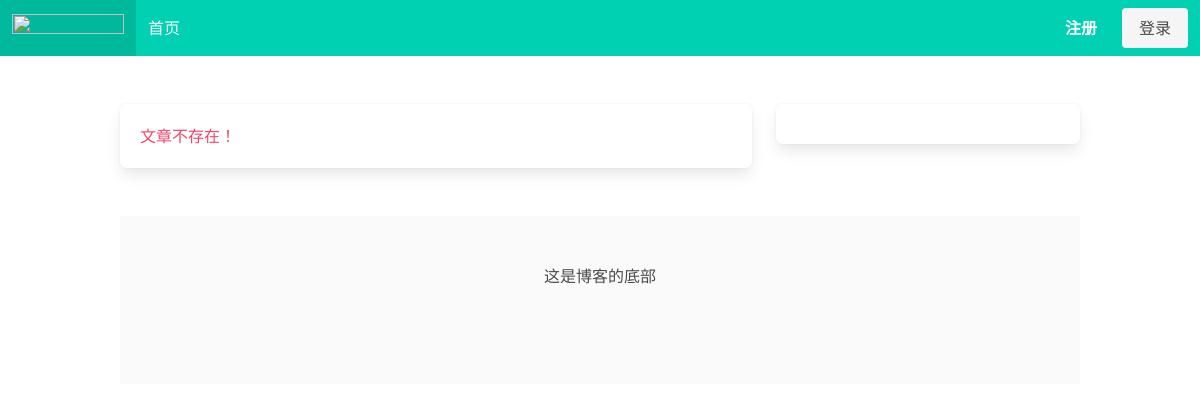
Before: / with the older database file.
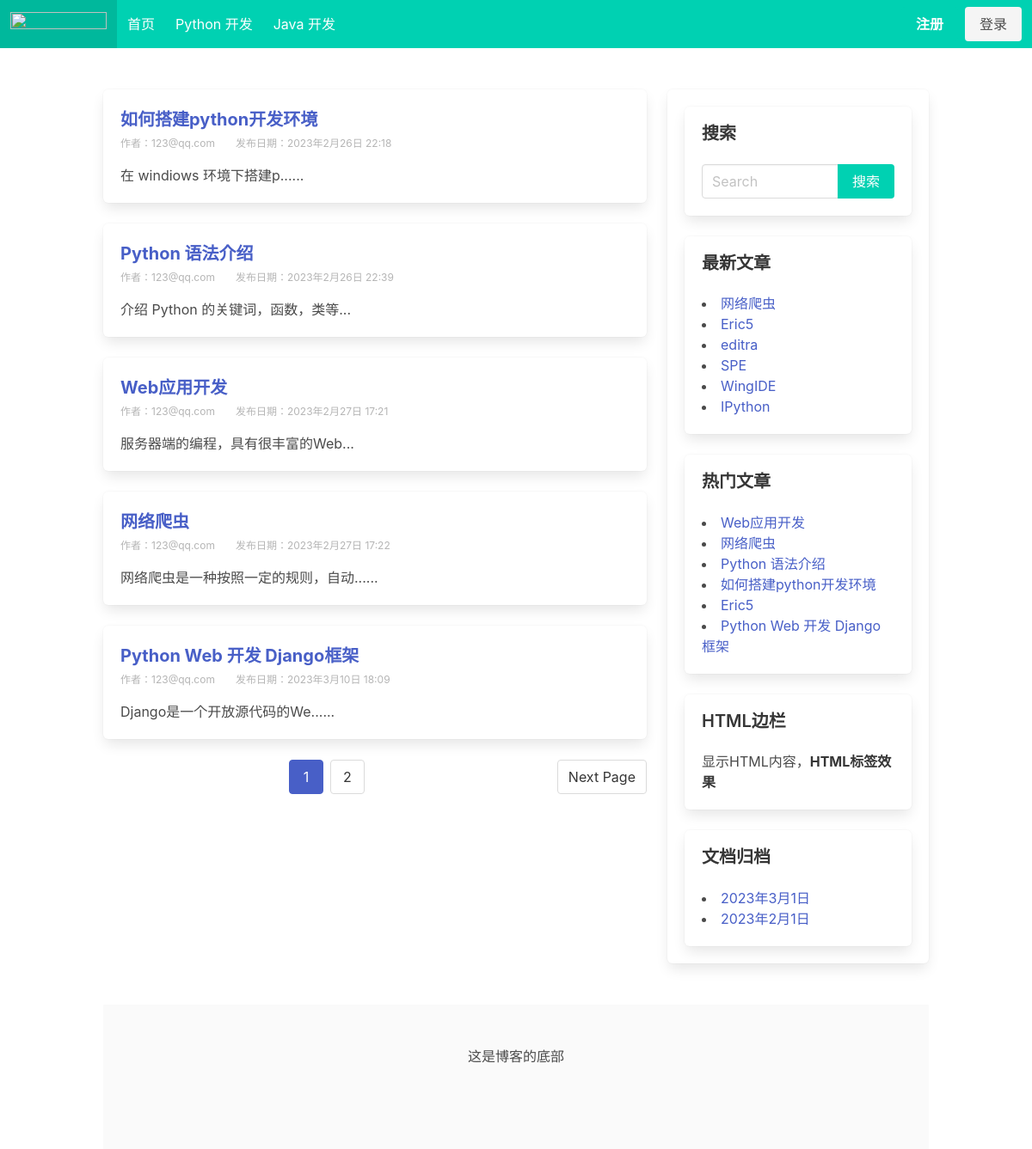
After: the same page with the newer database file.
### blog/models.py (models this page shows, shortened)
class Category(models.Model):
    name = models.CharField(max_length=32, verbose_name='分类名称')
    desc = models.TextField(max_length=200,blank=True,default='', verbose_name='分类描述')
    add_date = models.DateTimeField(auto_now_add=True, verbose_name='添加时间')
    pub_date = models.DateTimeField( auto_now=True, verbose_name='修改时间')
    class Meta:
        verbose_name = '博客分类'
        verbose_name_plural = verbose_name

class Post(models.Model):
    title = models.CharField(max_length=32, verbose_name='文章标题')
    desc = models.TextField(max_length=200,blank=True,default='', verbose_name='文章描述')
    content = models.TextField(verbose_name='文章详情')
    category = models.ForeignKey(Category, on_delete=models.CASCADE,verbose_name='分类')
    tags = models.ForeignKey(Tag, blank=True,null=True, on_delete=models.CASCADE,verbose_name='文章标签')
    owner = models.ForeignKey(User, on_delete=models.CASCADE,verbose_name='作者')
    is_hot = models.BooleanField(default=False, verbose_name='是否热门')
    pv = models.IntegerField(default=0, verbose_name='浏览量')
    add_date = models.DateTimeField(auto_now_add=True, verbose_name='添加时间')
    pub_date = models.DateTimeField( auto_now=True, verbose_name='修改时间')
    class Meta:
        verbose_name = '文章'
        verbose_name_plural = verbose_name

class Sidebar(models.Model):
    STATUS = (
        (1,'隐藏'),
        (2,'展示')
    )
    DISPLAY_TYPE = (
        (1,'搜索'),
        (2,'最新文章'),
        (3,'最热文章'),
        (4,'最近评论'),
        (5,'文章归档'),
        (6,'HTML'),
    )
    title = models.CharField(max_length=50,verbose_name="标题")
    display_type = models.PositiveIntegerField(default=1,choices=DISPLAY_TYPE, verbose_name="展示类型")
    content = models.CharField(max_length=500,blank=True,default='', verbose_name="内容", help_text="如果设置的不是 HTML 类型，可为空")
    sort = models.PositiveIntegerField(default=1, verbose_name="排序", help_text="序号越打越靠前")
    status = models.PositiveIntegerField(default=2,choices=STATUS ,verbose_name="状态")
    add_date = models.DateTimeField(auto_now_add=True,verbose_name="创建时间")
    class Meta:
        verbose_name = "侧边栏"
        verbose_name_plural = verbose_name
        ordering = ['-sort']
    @classmethod    #类方法装饰器，在这个就变成了类的一个方法，可以调用
    def get_sidebar(cls):
        return cls.objects.filter(status=2) # 查询所有允许展示的模块
    @property   #
    def get_content(self):
        if self.display_type == 1:  #搜索
            context = {
            }
            return render_to_string('blog/sidebar/search.html', context=context)
        elif self.display_type == 2:    #最新文章
            context = {
            }
            return render_to_string('blog/sidebar/new_post.html',context=context)
        elif self.display_type == 3:
            context = {
            }
            return render_to_string('blog/sidebar/hot_post.html',context=context)
        elif self.display_type == 4:
            context = {
            }
            return render_to_string('blog/sidebar/comment_post.html',context=context)
        elif self.display_type == 5:
            context = {
            }
            return render_to_string('blog/sidebar/archives_post.html',context=context)
        elif self.display_type == 6:
            return self.content

### blog/views.py (the view)
# urls.py: path('',views.index, name='index'),
def index(request):
    post_list = Post.objects.all()
    paginator = Paginator(post_list,5)   #第二个参数2代表每页显示几条数据
    page_number = request.GET.get('page')   #page=1页码
    page_obj = paginator.get_page(page_number)
    context = {'post_list':post_list, 'page_obj':page_obj}
    return render(request, 'blog/index.html', context)

### blog/templatetags/blog_category.py (called while the page is built)
@register.simple_tag
def get_category_list():
    return Category.objects.all()

@register.simple_tag
def get_sidebar_list():
    return Sidebar.get_sidebar()

@register.simple_tag
def get_new_post():
    return Post.objects.order_by('-pub_date')[:6]

@register.simple_tag
def get_hot_pv_post():
    return Post.objects.order_by('-pv')[:6]

@register.simple_tag
def get_archives():
    return Post.objects.dates('add_date', 'month', order='DESC')[:6]    #dates的查询方法，返回日期字段的对应年，月，日

### blog/templates/blog/index.html (shortened to what this page needs)
{% extends 'blog/base.html' %}
{% load  blog_category %}
{% block right %}
<div class="box">
    {% get_sidebar_list as sidebar_list %}
        {% for sidebar in sidebar_list %}
            <div class="box">
                <h1 class="is-size-5 title">{{ sidebar.title }}</h1>
                <p>{{ sidebar.get_content|safe }}</p>
            </div>
        {% endfor %}
</div>
{% endblock %}

### blog/templates/blog/base.html (shortened to what this page needs)
<!DOCTYPE html>
{% load static blog_category %}
<html lang="en">
<head>
    <link rel="stylesheet" href="{% static 'users/bulma.css' %}">
    <link rel="stylesheet" href="https://cdn.jsdelivr.net/npm/bulma@0.9.4/css/bulma.min.css">
</head>
<body>
    <nav class="navbar is-primary" role="navigation" aria-label="main navigation">
        <div class="navbar-brand">
          <a class="navbar-item" href="https://bulma.io">
            <img src="https://bulma.io/images/bulma-logo.png" width="112" height="28">
          </a>
        </div>
        <div id="navbarBasicExample" class="navbar-menu">
          <div class="navbar-start">
            {% block navbar-start %}
            <a class="navbar-item">
              首页
            </a>
            {% get_category_list as category_list %}
            {% for category in category_list %}
            <a class="navbar-item" href="{% url 'blog:category_list' category.id %}">
                {{ category.name }}
            </a>
            {% endfor %}
            {% endblock %}
          </div>
          <div class="navbar-end">
            {% block navbar-end %}
            <div class="navbar-item">
              {% if user.is_authenticated %}
                <div class="buttons">
                  <a class="button is-primary" href="{% url 'users:user_profile' %}" target="_blank">
                    <strong>{{ request.user.username }}</strong>
                  </a>
                  <a href="{% url 'users:logout' %}" class="button is-primary">退出</a>
                </div>
              {% else %}
              <div class="buttons">
                <a class="button is-primary" href="{% url 'users:register' %}" target="_blank">
                  <strong>注册</strong>
                </a>
                <a class="button is-light" href="{% url 'users:login' %}" target="_blank">
                  登录
                </a>
              </div>
              {% endif %}
            </div>
            {% endblock %}
          </div>
        </div>
    </nav>
    <section class="section">
      <div class="container">
          <div class="columns ">
              <div class="column is-8">
                {% block section %}
                  {% if page_obj %}
                    {% for post in page_obj %}
                        <div class="box">
                            <h1 class="is-size-5 has-text-weight-bold">
                                <a href="{% url 'blog:post_detail' post.id %}" >{{ post.title }}</a>
                            </h1>
                            <div class="is-size-7 has-text-grey-light pt-1 pb-1">
                                <span class="mr-5">作者：{{ post.owner }}</span><span>发布日期：{{ post.add_date }}</span>
                            </div>
                            <p class="mt-3">{{ post.desc|truncatechars:20 }}...</p>
                        </div>
                    {% endfor %}
                  {% else %}
                    <div class="box">
                      <p class="has-text-danger">文章不存在！</p>
                    </div>
                  {% endif %}
                  {% if page_obj %}
                  <nav class="pagination is-centered" role="navigation" aria-label="pagination">
                    {% if page_obj.has_next %}
                    <a class="pagination-next" href="?page={{ page_obj.next_page_number }}">Next Page</a>
                    {% endif %}
                    <ul class="pagination-list">
                      <li><a class="pagination-link is-current" aria-label="Page {{ page_obj.number }}" aria-current="page" href="?page={{ page_obj.number }}">{{ page_obj.number }}</a></li>
                      {% if page_obj.has_next %}
                      <li><a class="pagination-link" aria-label="Goto Page {{  page_obj.next_page_number }}" href="?page={{ page_obj.next_page_number }}">{{ page_obj.next_page_number }}</a></li>
                      {% endif %}
                    </ul>
                    {% endif %}
                  </nav>
                {% endblock %}
              </div>
              <div class="column is-4">
                {% block right %}{% endblock %}
              </div>
          </div>
      </div>
    </section>
{% block footer %}
    <footer class="footer container">
      <div class=" has-text-centered">
        这是博客的底部
      </div>
    </footer>
{% endblock %}
</body>
</html>

### blog/templates/blog/sidebar/search.html (shortened to what this page needs)
<form action="{% url 'blog:search' %}" method="get">
    <div class="field has-addons">
        <div class="control is-expanded" >
            <input type="search" class="input" name="keyword" placeholder="Search" value="{{ keyword }}">
        </div>
        <div class="control">
            <input type="submit" class="button is-primary" value="搜索">
        </div>
      </div>
</form>

### blog/templates/blog/sidebar/new_post.html
{% load blog_category %}
{% get_new_post as post_list %}
{% for post in post_list %}
    <ui>
        <li><a class="" href="{% url 'blog:post_detail' post.id %}">{{ post.title }}</a></li>
    </ui>
{% endfor %}

### blog/templates/blog/sidebar/hot_post.html
{% load blog_category %}
{% get_hot_pv_post as post_list %}
{% for post in post_list %}
    <ui>
        <li><a class="" href="{% url 'blog:post_detail' post.id %}">{{ post.title }}</a></li>
    </ui>
{% endfor %}

### blog/templates/blog/sidebar/archives_post.html
{% load blog_category %}
{% get_archives as archives_list %}
{% for archive in archives_list %}
<ui>
    <li><a class="" href="{% url 'blog:archives' archive.year archive.month %}">{{ archive }}</a></li>
</ui>
{% endfor %}

Changed rows visible on the page:
added Category: name "Python 开发"
added Category: name "Java 开发"
added Post: title "如何搭建python开发环境", owner "123@qq.com", add_date "2023年2月26日 22:18", desc "在 windiows 环境下搭建p..."
added Post: title "Python 语法介绍", owner "123@qq.com", add_date "2023年2月26日 22:39", desc "介绍 Python 的关键词，函数，类等"
added Post: title "Web应用开发", owner "123@qq.com", add_date "2023年2月27日 17:21", desc "服务器端的编程，具有很丰富的Web"
added Post: title "网络爬虫", owner "123@qq.com", add_date "2023年2月27日 17:22", desc "网络爬虫是一种按照一定的规则，自动..."
added Post: title "Python Web 开发 Django框架", owner "123@qq.com", add_date "2023年3月10日 18:09", desc "Django是一个开放源代码的We..."
added Sidebar: title "搜索"
added Sidebar: title "最新文章"
added Post: title "Eric5"
added Post: title "editra", shown under "最新文章"
added Post: title "SPE", shown under "最新文章"
added Post: title "WingIDE", shown under "最新文章"
added Post: title "IPython", shown under "最新文章"
added Sidebar: title "热门文章"
added Sidebar: title "HTML边栏", get_content "显示HTML内容， HTML标签效果"
added Sidebar: title "文档归档", archives_list "2023年3月1日" "2023年2月1日"
Other visible differences:
{{ page_obj.number }}: (not shown) → "1"
{{ page_obj.next_page_number }}: (not shown) → "2"
text no longer shown: "文章不存在！"
text now shown: "Next Page"
